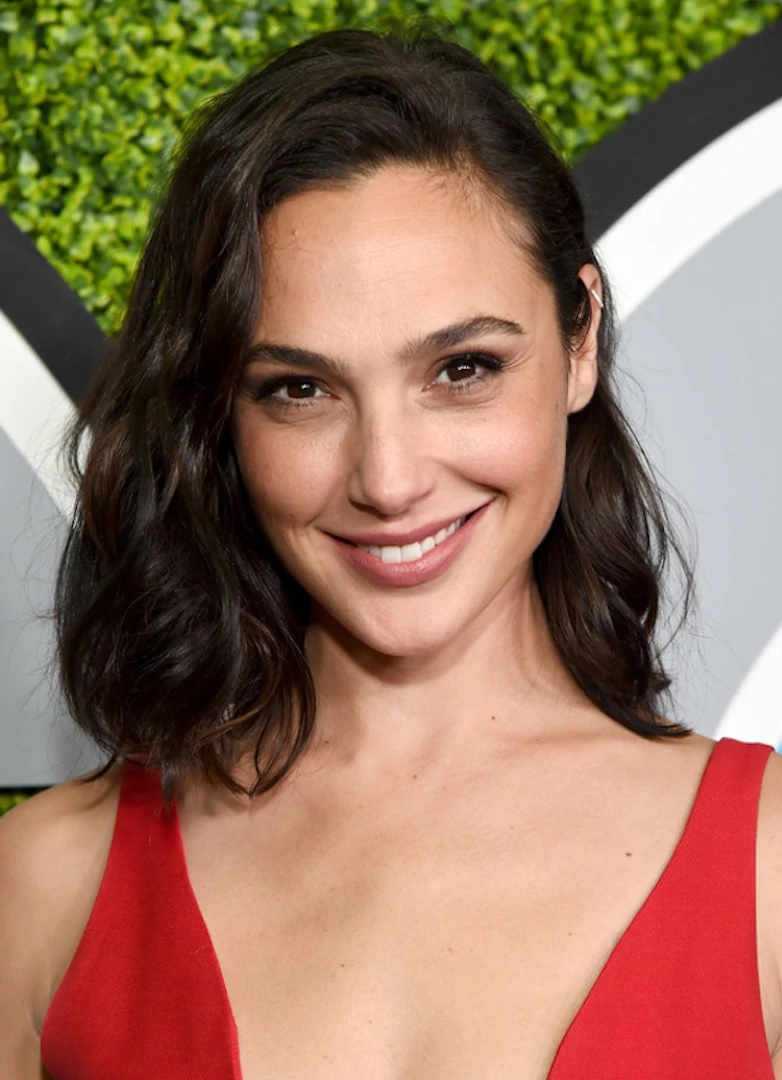
#> input picture test.jpg, 782 x 1080 px
$ python d04.py
#> lines starting #> are read from the running program, lines starting #| are printed output that depends on the picture
import cv2

img = cv2.imread("test.jpg")
#> img is the input picture: shape (1080, 782, 3); mean B, G, R 92.9, 114.3, 148.5
print(img.shape)  #image boyutları
#| (1080, 782, 3)

imgcropped = img[300:450,180:600]  #kroplama
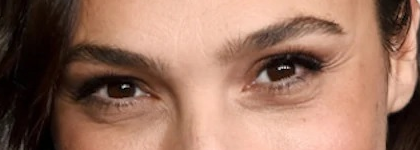
#> imgcropped: shape (150, 420, 3); mean B, G, R 95.8, 113.8, 153

imgResize = cv2.resize(img,(480,480))
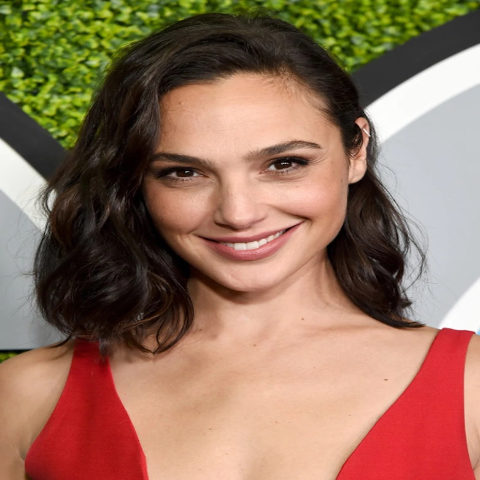
#> imgResize: shape (480, 480, 3); mean B, G, R 92.8, 114.2, 148.4


cv2.imshow("image crop", imgcropped)
cv2.imshow("test", img)
cv2.imshow("imgResize", imgResize)   #yeniden boyutlandırma

cv2.waitKey(0)
